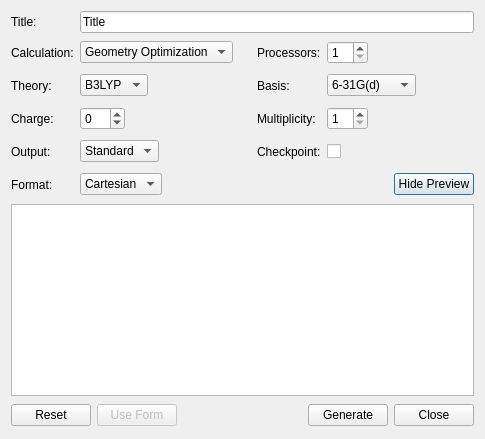
<ui version="4.0" >
 <class>GaussianInputDialog</class>
 <widget class="QDialog" name="GaussianInputDialog" >
  <property name="geometry" >
   <rect>
    <x>0</x>
    <y>0</y>
    <width>536</width>
    <height>450</height>
   </rect>
  </property>
  <property name="sizePolicy" >
   <sizepolicy vsizetype="Fixed" hsizetype="Fixed" >
    <horstretch>0</horstretch>
    <verstretch>0</verstretch>
   </sizepolicy>
  </property>
  <property name="windowTitle" >
   <string>Gaussian Input</string>
  </property>
  <layout class="QVBoxLayout" name="verticalLayout" >
   <property name="sizeConstraint" >
    <enum>QLayout::SetFixedSize</enum>
   </property>
   <item>
    <layout class="QGridLayout" name="gridLayout" >
     <item row="0" column="0" >
      <widget class="QLabel" name="label_7" >
       <property name="text" >
        <string>Title:</string>
       </property>
       <property name="buddy" >
        <cstring>titleLine</cstring>
       </property>
      </widget>
     </item>
     <item row="0" column="1" colspan="3" >
      <widget class="QLineEdit" name="titleLine" >
       <property name="text" >
        <string>Title</string>
       </property>
      </widget>
     </item>
     <item row="1" column="0" >
      <widget class="QLabel" name="label" >
       <property name="text" >
        <string>Calculation:</string>
       </property>
       <property name="buddy" >
        <cstring>calculationCombo</cstring>
       </property>
      </widget>
     </item>
     <item row="1" column="1" >
      <layout class="QHBoxLayout" name="horizontalLayout" >
       <item>
        <widget class="QComboBox" name="calculationCombo" >
         <property name="currentIndex" >
          <number>1</number>
         </property>
         <item>
          <property name="text" >
           <string>Single Point Energy</string>
          </property>
         </item>
         <item>
          <property name="text" >
           <string>Geometry Optimization</string>
          </property>
         </item>
         <item>
          <property name="text" >
           <string>Frequencies</string>
          </property>
         </item>
        </widget>
       </item>
       <item>
        <spacer name="horizontalSpacer_2" >
         <property name="orientation" >
          <enum>Qt::Horizontal</enum>
         </property>
         <property name="sizeHint" stdset="0" >
          <size>
           <width>18</width>
           <height>27</height>
          </size>
         </property>
        </spacer>
       </item>
      </layout>
     </item>
     <item row="1" column="2" >
      <widget class="QLabel" name="label_4" >
       <property name="text" >
        <string>Processors:</string>
       </property>
       <property name="buddy" >
        <cstring>procSpin</cstring>
       </property>
      </widget>
     </item>
     <item row="1" column="3" >
      <layout class="QHBoxLayout" name="horizontalLayout_5" >
       <item>
        <widget class="QSpinBox" name="procSpin" >
         <property name="minimum" >
          <number>1</number>
         </property>
         <property name="value" >
          <number>1</number>
         </property>
        </widget>
       </item>
       <item>
        <spacer name="horizontalSpacer_5" >
         <property name="orientation" >
          <enum>Qt::Horizontal</enum>
         </property>
         <property name="sizeHint" stdset="0" >
          <size>
           <width>58</width>
           <height>26</height>
          </size>
         </property>
        </spacer>
       </item>
      </layout>
     </item>
     <item row="2" column="0" >
      <widget class="QLabel" name="label_2" >
       <property name="text" >
        <string>Theory:</string>
       </property>
       <property name="buddy" >
        <cstring>theoryCombo</cstring>
       </property>
      </widget>
     </item>
     <item row="2" column="1" >
      <layout class="QHBoxLayout" name="horizontalLayout_2" >
       <item>
        <widget class="QComboBox" name="theoryCombo" >
         <property name="currentIndex" >
          <number>3</number>
         </property>
         <item>
          <property name="text" >
           <string>AM1</string>
          </property>
         </item>
         <item>
          <property name="text" >
           <string>PM3</string>
          </property>
         </item>
         <item>
          <property name="text" >
           <string>RHF</string>
          </property>
         </item>
         <item>
          <property name="text" >
           <string>B3LYP</string>
          </property>
         </item>
         <item>
          <property name="text" >
           <string>MP2</string>
          </property>
         </item>
         <item>
          <property name="text" >
           <string>CCSD</string>
          </property>
         </item>
        </widget>
       </item>
       <item>
        <spacer name="horizontalSpacer_3" >
         <property name="orientation" >
          <enum>Qt::Horizontal</enum>
         </property>
         <property name="sizeHint" stdset="0" >
          <size>
           <width>58</width>
           <height>27</height>
          </size>
         </property>
        </spacer>
       </item>
      </layout>
     </item>
     <item row="2" column="2" >
      <widget class="QLabel" name="label_5" >
       <property name="text" >
        <string>Basis:</string>
       </property>
       <property name="buddy" >
        <cstring>basisCombo</cstring>
       </property>
      </widget>
     </item>
     <item row="2" column="3" >
      <layout class="QHBoxLayout" name="horizontalLayout_6" >
       <item>
        <widget class="QComboBox" name="basisCombo" >
         <property name="currentIndex" >
          <number>2</number>
         </property>
         <item>
          <property name="text" >
           <string>STO-3G</string>
          </property>
         </item>
         <item>
          <property name="text" >
           <string>3-21G</string>
          </property>
         </item>
         <item>
          <property name="text" >
           <string>6-31G(d)</string>
          </property>
         </item>
         <item>
          <property name="text" >
           <string>6-31G(d,p)</string>
          </property>
         </item>
        </widget>
       </item>
       <item>
        <spacer name="horizontalSpacer_6" >
         <property name="orientation" >
          <enum>Qt::Horizontal</enum>
         </property>
         <property name="sizeHint" stdset="0" >
          <size>
           <width>58</width>
           <height>26</height>
          </size>
         </property>
        </spacer>
       </item>
      </layout>
     </item>
     <item row="3" column="0" >
      <widget class="QLabel" name="label_3" >
       <property name="text" >
        <string>Charge:</string>
       </property>
       <property name="buddy" >
        <cstring>chargeSpin</cstring>
       </property>
      </widget>
     </item>
     <item row="3" column="1" >
      <layout class="QHBoxLayout" name="horizontalLayout_4" >
       <item>
        <widget class="QSpinBox" name="chargeSpin" >
         <property name="minimum" >
          <number>-99</number>
         </property>
         <property name="value" >
          <number>0</number>
         </property>
        </widget>
       </item>
       <item>
        <spacer name="horizontalSpacer_4" >
         <property name="orientation" >
          <enum>Qt::Horizontal</enum>
         </property>
         <property name="sizeHint" stdset="0" >
          <size>
           <width>58</width>
           <height>27</height>
          </size>
         </property>
        </spacer>
       </item>
      </layout>
     </item>
     <item row="3" column="2" >
      <widget class="QLabel" name="label_6" >
       <property name="text" >
        <string>Multiplicity:</string>
       </property>
       <property name="buddy" >
        <cstring>multiplicitySpin</cstring>
       </property>
      </widget>
     </item>
     <item row="3" column="3" >
      <layout class="QHBoxLayout" name="horizontalLayout_7" >
       <item>
        <widget class="QSpinBox" name="multiplicitySpin" >
         <property name="minimum" >
          <number>1</number>
         </property>
         <property name="value" >
          <number>1</number>
         </property>
        </widget>
       </item>
       <item>
        <spacer name="horizontalSpacer_7" >
         <property name="orientation" >
          <enum>Qt::Horizontal</enum>
         </property>
         <property name="sizeHint" stdset="0" >
          <size>
           <width>58</width>
           <height>26</height>
          </size>
         </property>
        </spacer>
       </item>
      </layout>
     </item>
     <item row="4" column="0" >
      <widget class="QLabel" name="label_8" >
       <property name="text" >
        <string>Output:</string>
       </property>
       <property name="buddy" >
        <cstring>outputCombo</cstring>
       </property>
      </widget>
     </item>
     <item row="4" column="1" >
      <layout class="QHBoxLayout" name="horizontalLayout_8" >
       <item>
        <widget class="QComboBox" name="outputCombo" >
         <property name="currentIndex" >
          <number>0</number>
         </property>
         <item>
          <property name="text" >
           <string>Standard</string>
          </property>
         </item>
         <item>
          <property name="text" >
           <string>Molden</string>
          </property>
         </item>
         <item>
          <property name="text" >
           <string>Molekel</string>
          </property>
         </item>
        </widget>
       </item>
       <item>
        <spacer name="horizontalSpacer_9" >
         <property name="orientation" >
          <enum>Qt::Horizontal</enum>
         </property>
         <property name="sizeHint" stdset="0" >
          <size>
           <width>18</width>
           <height>27</height>
          </size>
         </property>
        </spacer>
       </item>
      </layout>
     </item>
     <item row="4" column="2" >
      <widget class="QLabel" name="label_9" >
       <property name="text" >
        <string>Checkpoint:</string>
       </property>
       <property name="buddy" >
        <cstring>checkpointCheck</cstring>
       </property>
      </widget>
     </item>
     <item row="4" column="3" >
      <widget class="QCheckBox" name="checkpointCheck" >
       <property name="text" >
        <string/>
       </property>
      </widget>
     </item>
     <item row="5" column="0" >
      <widget class="QLabel" name="label_10" >
       <property name="text" >
        <string>Format:</string>
       </property>
       <property name="buddy" >
        <cstring>coordCombo</cstring>
       </property>
      </widget>
     </item>
     <item row="5" column="1" >
      <layout class="QHBoxLayout" name="horizontalLayout_9" >
       <item>
        <widget class="QComboBox" name="coordCombo" >
         <property name="enabled" >
          <bool>true</bool>
         </property>
         <property name="currentIndex" >
          <number>0</number>
         </property>
         <item>
          <property name="text" >
           <string>Cartesian</string>
          </property>
         </item>
         <item>
          <property name="text" >
           <string>Z-matrix</string>
          </property>
         </item>
        </widget>
       </item>
       <item>
        <spacer name="horizontalSpacer_9" >
         <property name="orientation" >
          <enum>Qt::Horizontal</enum>
         </property>
         <property name="sizeHint" stdset="0" >
          <size>
           <width>18</width>
           <height>27</height>
          </size>
         </property>
        </spacer>
       </item>
      </layout>
     </item>
     <item row="5" column="3" >
      <layout class="QHBoxLayout" name="horizontalLayout_10" >
       <item>
        <spacer name="horizontalSpacer_8" >
         <property name="orientation" >
          <enum>Qt::Horizontal</enum>
         </property>
         <property name="sizeHint" stdset="0" >
          <size>
           <width>18</width>
           <height>26</height>
          </size>
         </property>
        </spacer>
       </item>
       <item>
        <widget class="QPushButton" name="moreButton" >
         <property name="sizePolicy" >
          <sizepolicy vsizetype="Fixed" hsizetype="Fixed" >
           <horstretch>0</horstretch>
           <verstretch>0</verstretch>
          </sizepolicy>
         </property>
         <property name="text" >
          <string>Hide Preview</string>
         </property>
        </widget>
       </item>
      </layout>
     </item>
    </layout>
   </item>
   <item>
    <widget class="QTextEdit" name="previewText" >
     <property name="enabled" >
      <bool>true</bool>
     </property>
     <property name="readOnly" >
      <bool>false</bool>
     </property>
     <property name="acceptRichText" >
      <bool>false</bool>
     </property>
    </widget>
   </item>
   <item>
    <layout class="QHBoxLayout" name="horizontalLayout_3" >
     <property name="sizeConstraint" >
      <enum>QLayout::SetFixedSize</enum>
     </property>
     <item>
      <widget class="QPushButton" name="resetButton" >
       <property name="text" >
        <string>Reset</string>
       </property>
      </widget>
     </item>
     <item>
      <widget class="QPushButton" name="enableFormButton" >
       <property name="enabled" >
        <bool>false</bool>
       </property>
       <property name="text" >
        <string>Use Form</string>
       </property>
      </widget>
     </item>
     <item>
      <spacer name="horizontalSpacer" >
       <property name="orientation" >
        <enum>Qt::Horizontal</enum>
       </property>
       <property name="sizeHint" stdset="0" >
        <size>
         <width>48</width>
         <height>26</height>
        </size>
       </property>
      </spacer>
     </item>
     <item>
      <widget class="QPushButton" name="generateButton" >
       <property name="text" >
        <string>Generate</string>
       </property>
      </widget>
     </item>
     <item>
      <widget class="QPushButton" name="closeButton" >
       <property name="text" >
        <string>Close</string>
       </property>
      </widget>
     </item>
    </layout>
   </item>
  </layout>
 </widget>
 <tabstops>
  <tabstop>titleLine</tabstop>
  <tabstop>calculationCombo</tabstop>
  <tabstop>procSpin</tabstop>
  <tabstop>theoryCombo</tabstop>
  <tabstop>basisCombo</tabstop>
  <tabstop>chargeSpin</tabstop>
  <tabstop>multiplicitySpin</tabstop>
  <tabstop>outputCombo</tabstop>
  <tabstop>checkpointCheck</tabstop>
  <tabstop>coordCombo</tabstop>
  <tabstop>moreButton</tabstop>
  <tabstop>previewText</tabstop>
  <tabstop>generateButton</tabstop>
  <tabstop>closeButton</tabstop>
  <tabstop>resetButton</tabstop>
  <tabstop>enableFormButton</tabstop>
 </tabstops>
 <resources/>
 <connections>
  <connection>
   <sender>closeButton</sender>
   <signal>clicked()</signal>
   <receiver>GaussianInputDialog</receiver>
   <slot>close()</slot>
   <hints>
    <hint type="sourcelabel" >
     <x>451</x>
     <y>411</y>
    </hint>
    <hint type="destinationlabel" >
     <x>258</x>
     <y>243</y>
    </hint>
   </hints>
  </connection>
 </connections>
</ui>
